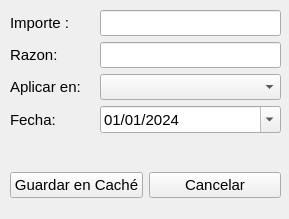
<?xml version="1.0" encoding="UTF-8"?>
<ui version="4.0">
 <class>IngresarGastar</class>
 <widget class="QWidget" name="IngresarGastar">
  <property name="windowModality">
   <enum>Qt::WindowModal</enum>
  </property>
  <property name="geometry">
   <rect>
    <x>0</x>
    <y>0</y>
    <width>289</width>
    <height>219</height>
   </rect>
  </property>
  <property name="windowTitle">
   <string>Ingresar/Gastar</string>
  </property>
  <property name="windowIcon">
   <iconset>
    <normaloff>../logo/Pempins.png</normaloff>../logo/Pempins.png</iconset>
  </property>
  <widget class="QWidget" name="horizontalLayoutWidget">
   <property name="geometry">
    <rect>
     <x>10</x>
     <y>160</y>
     <width>271</width>
     <height>51</height>
    </rect>
   </property>
   <layout class="QHBoxLayout" name="horizontalLayout">
    <item>
     <widget class="QPushButton" name="pushButtonGuardarEnCache">
      <property name="font">
       <font>
        <pointsize>11</pointsize>
       </font>
      </property>
      <property name="text">
       <string>Guardar en Caché</string>
      </property>
     </widget>
    </item>
    <item>
     <widget class="QPushButton" name="pushButtonCancelar">
      <property name="font">
       <font>
        <pointsize>11</pointsize>
       </font>
      </property>
      <property name="text">
       <string>Cancelar</string>
      </property>
     </widget>
    </item>
   </layout>
  </widget>
  <widget class="QWidget" name="formLayoutWidget">
   <property name="geometry">
    <rect>
     <x>10</x>
     <y>10</y>
     <width>271</width>
     <height>140</height>
    </rect>
   </property>
   <layout class="QFormLayout" name="formLayout">
    <item row="0" column="0">
     <widget class="QLabel" name="labelImporte">
      <property name="font">
       <font>
        <pointsize>11</pointsize>
       </font>
      </property>
      <property name="text">
       <string>Importe :</string>
      </property>
     </widget>
    </item>
    <item row="0" column="1">
     <widget class="QLineEdit" name="lineEditImporte">
      <property name="font">
       <font>
        <pointsize>11</pointsize>
       </font>
      </property>
     </widget>
    </item>
    <item row="1" column="0">
     <widget class="QLabel" name="labelRazon">
      <property name="font">
       <font>
        <pointsize>11</pointsize>
       </font>
      </property>
      <property name="text">
       <string>Razon:</string>
      </property>
     </widget>
    </item>
    <item row="1" column="1">
     <widget class="QLineEdit" name="lineEditRazon">
      <property name="font">
       <font>
        <pointsize>11</pointsize>
       </font>
      </property>
     </widget>
    </item>
    <item row="2" column="0">
     <widget class="QLabel" name="labelAplicar">
      <property name="font">
       <font>
        <pointsize>11</pointsize>
       </font>
      </property>
      <property name="text">
       <string>Aplicar en:   </string>
      </property>
     </widget>
    </item>
    <item row="2" column="1">
     <widget class="QComboBox" name="comboBoxAplicarEn">
      <property name="font">
       <font>
        <pointsize>11</pointsize>
       </font>
      </property>
     </widget>
    </item>
    <item row="3" column="0">
     <widget class="QLabel" name="labelFecha">
      <property name="font">
       <font>
        <pointsize>11</pointsize>
       </font>
      </property>
      <property name="text">
       <string>Fecha:</string>
      </property>
     </widget>
    </item>
    <item row="3" column="1">
     <widget class="QDateEdit" name="dateEditFecha">
      <property name="font">
       <font>
        <pointsize>11</pointsize>
       </font>
      </property>
      <property name="displayFormat">
       <string>dd/MM/yyyy</string>
      </property>
      <property name="calendarPopup">
       <bool>true</bool>
      </property>
      <property name="date">
       <date>
        <year>2024</year>
        <month>1</month>
        <day>1</day>
       </date>
      </property>
     </widget>
    </item>
   </layout>
  </widget>
 </widget>
 <resources/>
 <connections/>
</ui>
